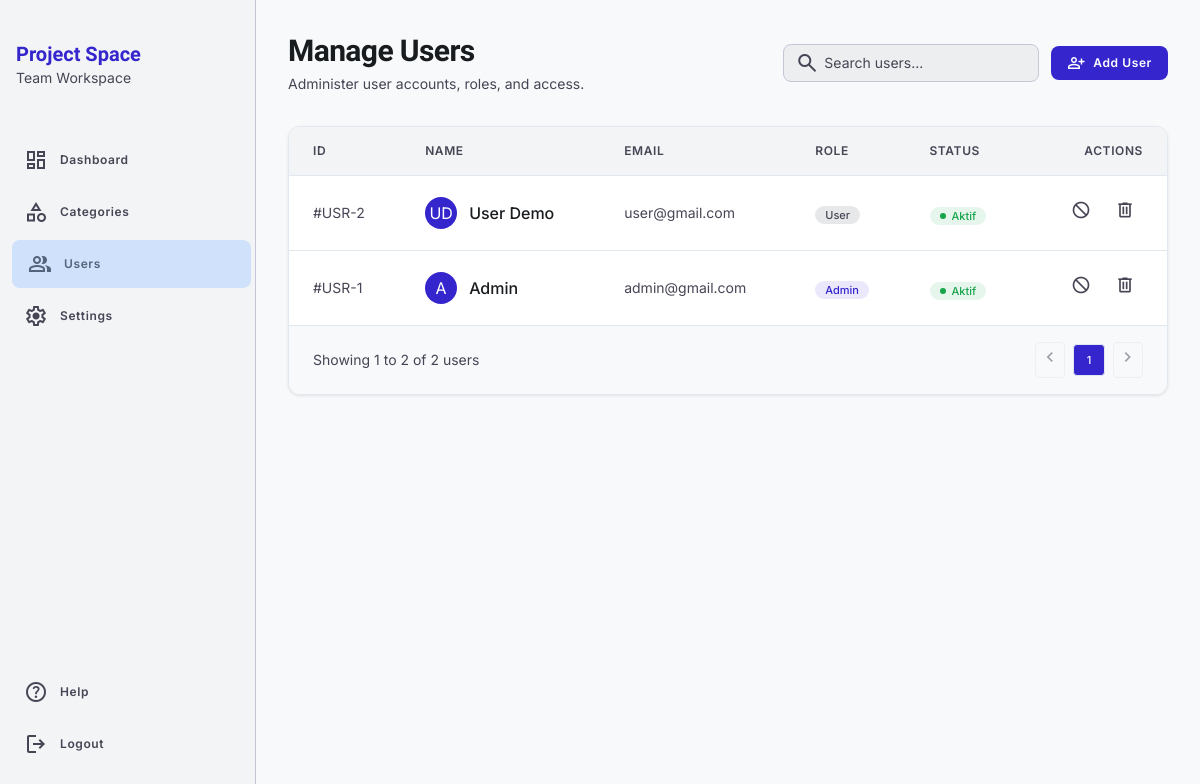
The page /admin/users.php (signed in) on the database its author committed.
### tables this page shows
CREATE TABLE `users` (
  `id_user` int(11) NOT NULL,
  `nama` varchar(100) NOT NULL,
  `email` varchar(100) NOT NULL,
  `password` varchar(255) NOT NULL,
  `role` enum('user','admin') NOT NULL DEFAULT 'user',
  `status` enum('aktif','nonaktif') NOT NULL DEFAULT 'aktif',
  `created_at` datetime DEFAULT current_timestamp()
);

### admin/users.php (the view, shortened to what the rows shown need)
<?php
require_once '../config/database.php';
$limit = 10;
$page = isset($_GET['page']) ? (int)$_GET['page'] : 1;
$offset = ($page - 1) * $limit;
$search_query = "";
$params = [];
$types = "";
$sql = "SELECT * FROM users $search_query ORDER BY created_at DESC LIMIT ? OFFSET ?";
$stmt = $conn->prepare($sql);
$query_params = $params;
$query_params[] = $limit;
$query_params[] = $offset;
$query_types = $types . "ii";
$stmt->bind_param($query_types, ...$query_params);
$stmt->execute();
$users = $stmt->get_result()->fetch_all(MYSQLI_ASSOC);
function getInitials($name) {
    $words = explode(" ", $name);
    $initials = "";
    foreach ($words as $w) {
        $initials .= strtoupper($w[0]);
        if (strlen($initials) >= 2) break;
    }
    return $initials ?: "U";
}
?>
<!DOCTYPE html>
<html class="light" lang="en"><head>
<script src="https://cdn.tailwindcss.com?plugins=forms,container-queries"></script>
<script id="tailwind-config">
        tailwind.config = {
            darkMode: "class",
            theme: {
                extend: {
                    "colors": {
                        "inverse-on-surface": "#eff1f3",
                        "inverse-primary": "#c3c0ff",
                        "primary-fixed-dim": "#c3c0ff",
                        "surface-bright": "#f7f9fb",
                        "surface-container-lowest": "#ffffff",
                        "outline-variant": "#c7c4d8",
                        "surface-tint": "#4d44e3",
                        "priority-high": "#EF4444",
                        "secondary-fixed": "#d3e4fe",
                        "secondary-fixed-dim": "#b7c8e1",
                        "on-error": "#ffffff",
                        "status-todo": "#94A3B8",
                        "border": "#E2E8F0",
                        "on-tertiary-fixed": "#001a42",
                        "tertiary-fixed-dim": "#adc6ff",
                        "error": "#ba1a1a",
                        "surface": "#f7f9fb",
                        "on-secondary-fixed": "#0b1c30",
                        "on-surface-variant": "#464555",
                        "card-bg": "#FFFFFF",
                        "primary-fixed": "#e2dfff",
                        "tertiary": "#004598",
                        "on-secondary-container": "#54647a",
                        "on-tertiary-container": "#cedbff",
                        "secondary-container": "#d0e1fb",
                        "on-tertiary-fixed-variant": "#004395",
                        "priority-low": "#22C55E",
                        "surface-container-low": "#f2f4f6",
                        "on-secondary-fixed-variant": "#38485d",
                        "status-done": "#16A34A",
                        "on-primary-container": "#dad7ff",
                        "tertiary-container": "#005cc6",
                        "outline": "#777587",
                        "error-container": "#ffdad6",
                        "surface-container-high": "#e6e8ea",
                        "primary": "#3525cd",
                        "surface-dim": "#d8dadc",
                        "inverse-surface": "#2d3133",
                        "tertiary-fixed": "#d8e2ff",
                        "priority-medium": "#F59E0B",
                        "on-primary-fixed-variant": "#3323cc",
                        "on-background": "#191c1e",
                        "on-secondary": "#ffffff",
                        "surface-container-highest": "#e0e3e5",
                        "on-error-container": "#93000a",
                        "primary-container": "#4f46e5",
                        "on-tertiary": "#ffffff",
                        "deadline-warning": "#FB923C",
                        "secondary": "#505f76",
                        "background": "#f7f9fb",
                        "on-primary-fixed": "#0f0069",
                        "on-surface": "#191c1e",
                        "on-primary": "#ffffff",
                        "surface-container": "#eceef0",
                        "surface-variant": "#e0e3e5",
                        "text-main": "#1E293B"
                    },
                    "borderRadius": {
                        "DEFAULT": "0.25rem",
                        "lg": "0.5rem",
                        "xl": "0.75rem",
                        "full": "9999px"
                    },
                    "spacing": {
                        "unit": "4px",
                        "gutter": "16px",
                        "margin-mobile": "16px",
                        "container-max-width": "1440px",
                        "margin-desktop": "32px"
                    },
                    "fontFamily": {
                        "body-md": [
                            "Inter"
                        ],
                        "headline-lg": [
                            "Hanken Grotesk"
                        ],
                        "body-sm": [
                            "Inter"
                        ],
                        "label-sm": [
                            "Inter"
                        ],
                        "headline-lg-mobile": [
                            "Hanken Grotesk"
                        ],
                        "label-md": [
                            "Inter"
                        ],
                        "headline-md": [
                            "Hanken Grotesk"
                        ]
                    },
                    "fontSize": {
                        "body-md": [
                            "16px",
                            {
                                "lineHeight": "24px",
                                "fontWeight": "400"
                            }
                        ],
                        "headline-lg": [
                            "30px",
                            {
                                "lineHeight": "38px",
                                "letterSpacing": "-0.02em",
                                "fontWeight": "700"
                            }
                        ],
                        "body-sm": [
                            "14px",
                            {
                                "lineHeight": "20px",
                                "fontWeight": "400"
                            }
                        ],
                        "label-sm": [
                            "11px",
                            {
                                "lineHeight": "14px",
                                "fontWeight": "500"
                            }
                        ],
                        "headline-lg-mobile": [
                            "24px",
                            {
                                "lineHeight": "32px",
                                "letterSpacing": "-0.01em",
                                "fontWeight": "700"
                            }
                        ],
                        "label-md": [
                            "12px",
                            {
                                "lineHeight": "16px",
                                "letterSpacing": "0.05em",
                                "fontWeight": "600"
                            }
                        ],
                        "headline-md": [
                            "20px",
                            {
                                "lineHeight": "28px",
                                "fontWeight": "600"
                            }
                        ]
                    }
                },
            },
        }
    </script>
</head>
<body class="bg-background text-on-background font-body-md min-h-screen flex text-body-md overflow-x-hidden">
<aside class="hidden md:flex flex-col h-screen py-4 gap-2 bg-surface-container-low dark:bg-inverse-surface border-r border-outline-variant fixed left-0 w-64 z-40">
<div class="px-4 py-6">
<h1 class="font-headline-md text-headline-md font-bold text-primary dark:text-inverse-primary">Project Space</h1>
</div>
</aside>
<main class="flex-1 md:ml-64 w-full flex flex-col min-h-screen">
<div class="flex-1 pt-20 md:pt-8 px-margin-mobile md:px-margin-desktop max-w-container-max-width mx-auto w-full pb-24 md:pb-8">
<div class="flex flex-col md:flex-row md:items-center justify-between mb-8 gap-4">
<div>
<h1 class="font-headline-lg-mobile md:font-headline-lg text-headline-lg-mobile md:text-headline-lg text-on-surface">Manage Users</h1>
</div>
</div>
<div class="bg-card-bg rounded-xl shadow-[0px_1px_3px_rgba(0,0,0,0.1)] border border-border overflow-hidden">
<div class="overflow-x-auto w-full">
<table class="w-full text-left border-collapse min-w-[800px]">
<thead>
<tr class="bg-surface-container-low border-b border-border">
<th class="font-label-md text-label-md text-on-surface-variant px-6 py-4 font-semibold uppercase tracking-wider">ID</th>
<th class="font-label-md text-label-md text-on-surface-variant px-6 py-4 font-semibold uppercase tracking-wider">Name</th>
<th class="font-label-md text-label-md text-on-surface-variant px-6 py-4 font-semibold uppercase tracking-wider">Email</th>
<th class="font-label-md text-label-md text-on-surface-variant px-6 py-4 font-semibold uppercase tracking-wider">Role</th>
<th class="font-label-md text-label-md text-on-surface-variant px-6 py-4 font-semibold uppercase tracking-wider">Status</th>
<th class="font-label-md text-label-md text-on-surface-variant px-6 py-4 font-semibold uppercase tracking-wider text-right">Actions</th>
</tr>
</thead>
<tbody class="divide-y divide-border">
<?php if(empty($users)): ?>
    <tr>
        <td colspan="6" class="px-6 py-8 text-center text-on-surface-variant font-body-md">Tidak ada pengguna yang ditemukan.</td>
    </tr>
<?php else: ?>
    <?php foreach($users as $user): ?>
    <tr class="hover:bg-surface-bright transition-colors">
    <td class="px-6 py-4 font-body-sm text-body-sm text-on-surface-variant">#USR-<?= $user['id_user'] ?></td>
    <td class="px-6 py-4">
    <div class="flex items-center gap-3">
    <div class="w-8 h-8 rounded-full bg-primary text-on-primary flex items-center justify-center font-label-md shrink-0"><?= getInitials($user['nama']) ?></div>
    <span class="font-body-md text-body-md font-medium text-on-surface"><?= htmlspecialchars($user['nama']) ?></span>
    </div>
    </td>
    <td class="px-6 py-4 font-body-sm text-body-sm text-on-surface-variant"><?= htmlspecialchars($user['email']) ?></td>
    <td class="px-6 py-4">
    <?php if($user['role'] === 'admin'): ?>
        <span class="inline-flex items-center px-2.5 py-0.5 rounded-full font-label-sm text-label-sm bg-primary/10 text-primary">Admin</span>
    <?php else: ?>
        <span class="inline-flex items-center px-2.5 py-0.5 rounded-full font-label-sm text-label-sm bg-surface-container-high text-on-surface-variant">User</span>
    <?php endif; ?>
    </td>
    <td class="px-6 py-4">
    <?php if($user['status'] === 'aktif'): ?>
        <span class="inline-flex items-center gap-1.5 px-2.5 py-0.5 rounded-full font-label-sm text-label-sm bg-status-done/10 text-status-done">
        <span class="w-1.5 h-1.5 rounded-full bg-status-done"></span> Aktif
        </span>
    <?php else: ?>
        <span class="inline-flex items-center gap-1.5 px-2.5 py-0.5 rounded-full font-label-sm text-label-sm bg-surface-container-highest text-on-surface-variant">
        <span class="w-1.5 h-1.5 rounded-full bg-outline"></span> Nonaktif
        </span>
    <?php endif; ?>
    </td>
    <td class="px-6 py-4 text-right">
    <div class="flex items-center justify-end gap-2">
    <?php if($user['id_user'] !== $_SESSION['id_user']): ?>
        <a href="users.php?action=toggle_status&id=<?= $user['id_user'] ?>" class="p-2 text-on-surface-variant hover:text-primary transition-colors rounded-lg hover:bg-surface-container" title="<?= $user['status'] === 'aktif' ? 'Nonaktifkan User' : 'Aktifkan User' ?>">
        <span class="material-symbols-outlined text-[20px]"><?= $user['status'] === 'aktif' ? 'block' : 'check_circle' ?></span>
        </a>
        <a href="users.php?action=delete&id=<?= $user['id_user'] ?>" onclick="return confirm('Yakin ingin menghapus user ini secara permanen?');" class="p-2 text-on-surface-variant hover:text-error transition-colors rounded-lg hover:bg-error-container/50" title="Hapus User">
        <span class="material-symbols-outlined text-[20px]">delete</span>
        </a>
    <?php endif; ?>
    </div>
    </td>
    </tr>
    <?php endforeach; ?>
<?php endif; ?>
</tbody>
</table>
</div>
</div>
</div>
</main>
</body></html>

### rows shown on the page
users: id_user "2", nama "UD", nama "User Demo", email "user@gmail.com", role "User", status "aktif" (drawn)
users: id_user "1", nama "A", nama "Admin", email "admin@gmail.com", role "Admin", status "aktif" (drawn)

### other values the page prints
$start_item "1"
$end_item "2"
$total_users "2"
